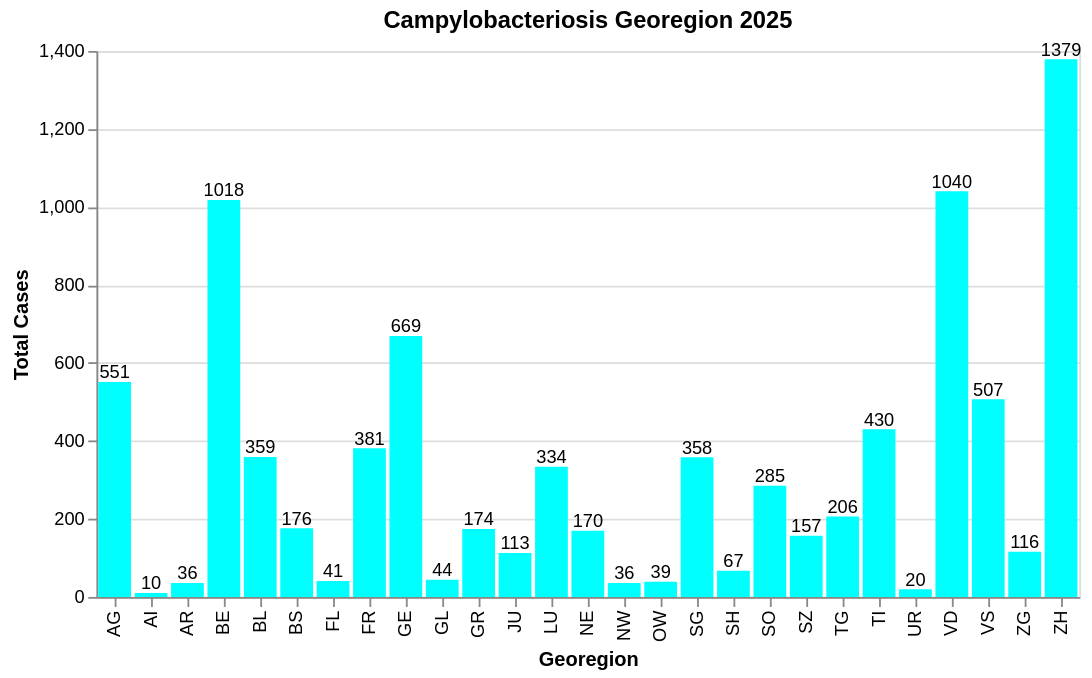

The cell this chart's notebook holds for it:
### Markdown cell above
* ZH am höchsten --> grösster Kanton
* kleine Kantone --> weniger Fälle

### Code cell
# nur 2025
data_cantons_2025 = data_cantons[data_cantons["temporal"] == "2025"]

#Gruppieren nach georegion und Werte summieren
counts = (
    data_cantons_2025.groupby("georegion")
        .agg(sum_value=("value", "sum"))
        .reset_index()
)

#Bar Chart
bar_georegion_2025 = alt.Chart(counts).mark_bar(color="aqua").encode(
    x=alt.X("georegion", title="Georegion"),
    y=alt.Y("sum_value", title="Total Cases")
).properties(
    title="Campylobacteriosis Georegion 2025"
)

# Textlabels
text = bar_georegion_2025.mark_text(
    align="center",
    dy=-5,
    size=10
).encode(
    text="sum_value:Q"
)

# Kombinieren
bar_georegion_2025 = bar_georegion_2025 + text
bar_georegion_2025

### Figure 1 — Vega-Lite specification as saved in the notebook (floating-point values rounded to 4 significant figures)
{"config": {"view": {"continuousWidth": 300, "continuousHeight": 300}}, "layer": [{"mark": {"type": "bar", "color": "aqua"}, "encoding": {"x": {"field": "georegion", "title": "Georegion", "type": "nominal"}, "y": {"field": "sum_value", "title": "Total Cases", "type": "quantitative"}}, "title": "Campylobacteriosis Georegion 2025"}, {"mark": {"type": "text", "align": "center", "dy": -5, "size": 10}, "encoding": {"text": {"field": "sum_value", "type": "quantitative"}, "x": {"field": "georegion", "title": "Georegion", "type": "nominal"}, "y": {"field": "sum_value", "title": "Total Cases", "type": "quantitative"}}, "title": "Campylobacteriosis Georegion 2025"}], "data": {"name": "data-9cb0b5b388a298694a3fd4727896ddce"}, "$schema": "https://vega.github.io/schema/vega-lite/v6.1.0.json", "datasets": {"data-9cb0b5b388a298694a3fd4727896ddce": [{"georegion": "AG", "sum_value": 551.0}, {"georegion": "AI", "sum_value": 10.0}, {"georegion": "AR", "sum_value": 36.0}, {"georegion": "BE", "sum_value": 1018.0}, {"georegion": "BL", "sum_value": 359.0}, {"georegion": "BS", "sum_value": 176.0}, {"georegion": "FL", "sum_value": 41.0}, {"georegion": "FR", "sum_value": 381.0}, {"georegion": "GE", "sum_value": 669.0}, {"georegion": "GL", "sum_value": 44.0}, {"georegion": "GR", "sum_value": 174.0}, {"georegion": "JU", "sum_value": 113.0}, {"georegion": "LU", "sum_value": 334.0}, {"georegion": "NE", "sum_value": 170.0}, {"georegion": "NW", "sum_value": 36.0}, {"georegion": "OW", "sum_value": 39.0}, {"georegion": "SG", "sum_value": 358.0}, {"georegion": "SH", "sum_value": 67.0}, {"georegion": "SO", "sum_value": 285.0}, {"georegion": "SZ", "sum_value": 157.0}, {"georegion": "TG", "sum_value": 206.0}, {"georegion": "TI", "sum_value": 430.0}, {"georegion": "UR", "sum_value": 20.0}, {"georegion": "VD", "sum_value": 1040.0}, {"georegion": "VS", "sum_value": 507.0}, {"georegion": "ZG", "sum_value": 116.0}, {"georegion": "ZH", "sum_value": 1379.0}]}}
